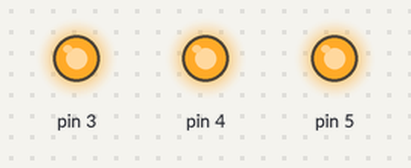
This sketch was run on a simulated Arduino Uno, built with avr-gcc and run on an emulated ATmega328P. Parts: output pins drawn as LEDs (lit = HIGH).

Above: at 1.0 s.
At 3.0 s:
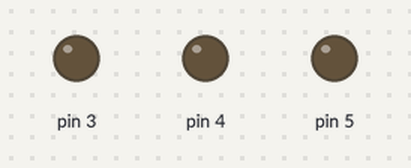
Timing chart, 0 to 5.2 s (numbered marks = the images above):
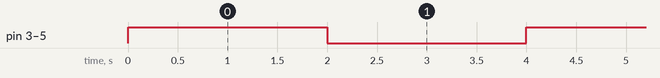

The sketch:

Lesson3_V2_mb.ino
```cpp
void setup() {
  // erst mal sagen welche Pins dran sind und was sie zu erwarten haben
  pinMode(3, OUTPUT);
  pinMode(4, OUTPUT);
  pinMode(5, OUTPUT);

}

void loop() {
  // put your main code here, to run repeatedly:
  digitalWrite(3, HIGH); // stellt 5V an (=HIGH) auf Pin 3
  digitalWrite(4, HIGH); // stellt 5V an auf Pin 4
  digitalWrite(5, HIGH); // stellt 5V an auf Pin 5
  delay(2000);
  digitalWrite(3, LOW); // stellt 5V aus (=LOW) auf Pin 3
  digitalWrite(4, LOW); // stellt 5V aus auf Pin 4
  digitalWrite(5, LOW); // stellt 5V aus auf Pin 5
  delay(2000);
}
```

Measured:
- by itself, pin 3–5: alternates HIGH for 2.0 s and LOW for 2.0 s
